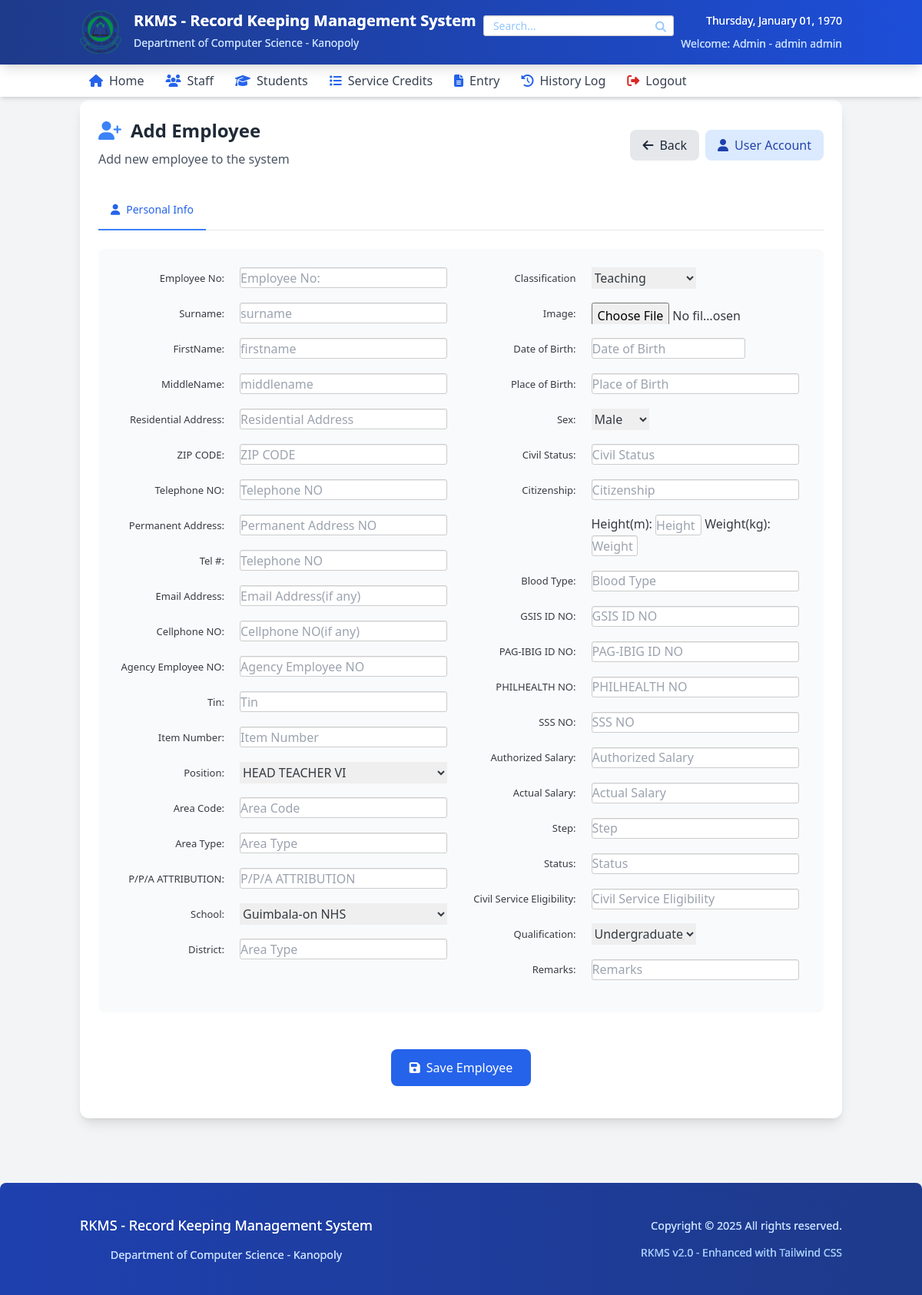
/tailwind_emp_add.php (signed in), run on the app's committed database.
### tables this page shows
CREATE TABLE `user` (
  `User_id` int(11) NOT NULL,
  `UserName` varchar(50) NOT NULL,
  `Password` varchar(50) NOT NULL,
  `FirstName` varchar(50) NOT NULL,
  `LastName` varchar(50) NOT NULL,
  `User_Type` varchar(50) NOT NULL
);

### tailwind_nav.php (shortened to what the rows shown need)
<header class="bg-gradient-to-r from-blue-900 to-blue-700 text-white shadow-lg sticky top-0 z-50">
    <div class="container mx-auto px-4">
        <div class="flex flex-col md:flex-row justify-between items-center py-3">
            <div class="flex items-center space-x-4 mb-3 md:mb-0">
                <div>
                    <h1 class="text-lg md:text-xl font-bold">RKMS - Record Keeping Management System</h1>
                </div>
            </div>
            <div class="text-right order-first md:order-last mb-2 md:mb-0">
                <div class="text-xs md:text-sm">
                    <?php
                        $Today=date('y:m:d');
                        $new=date('l, F d, Y',strtotime($Today));
                        echo '<p class="font-medium">' . $new . '</p>';
                    ?>
                    <?php
                        if(isset($_SESSION['id'])) {
                            $id_session = $_SESSION['id'];
                            $user_query=mysqli_query($conn,"select * from user where User_id='$id_session'")or die(mysqli_error($conn));
                            $row=mysqli_fetch_array($user_query);
                            echo '<p class="text-blue-200">Welcome: '. $row['User_Type'] . ' - ' . $row['FirstName'] . ' ' . $row['LastName'] . '</p>';
                        }
                    ?>
                </div>
            </div>
        </div>
    </div>
</header>

### data on the page
user: User_Type "Admin", FirstName "admin", LastName "admin"

### other printed values
form field Position "HEAD TEACHER VI"
form field school "Guimbala-on NHS"
form field qualification "Undergraduate, 70 units"
